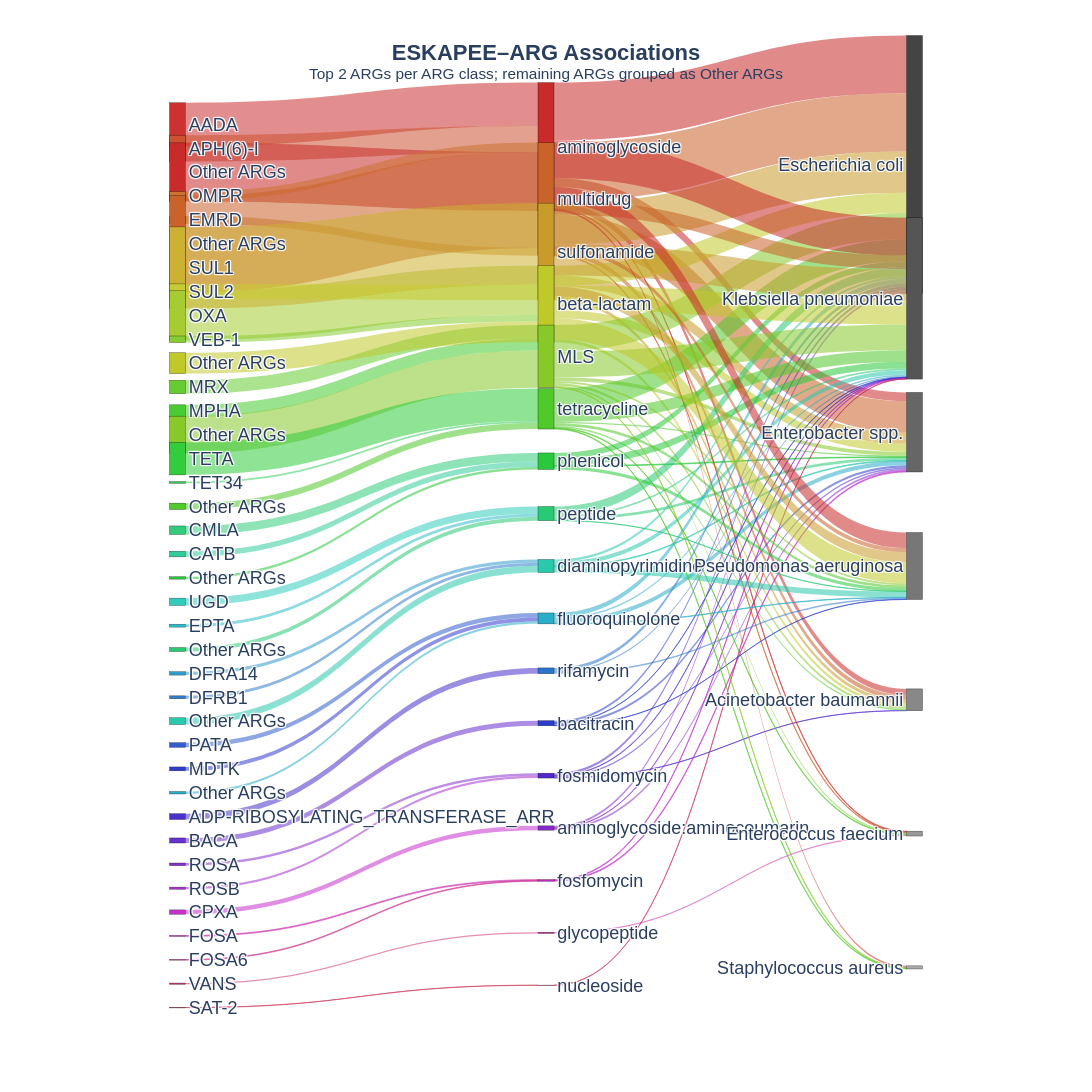

The notebook cell saved with this chart:
### Code cell
fig.update_layout(

    width=1100,

    height=2200,

    margin=dict(
        l=170,
        r=170,
        t=120,
        b=80
    ),

    font=dict(
        family="Arial",
        size=18
    ),

    paper_bgcolor="white",

    plot_bgcolor="white"
)


fig.show()

### Figure 1 — Plotly figure (JSON) as saved in the notebook; plotly's stock layout.template omitted (floating-point values rounded to 4 significant figures)
{"data": [{"arrangement": "fixed", "link": {"color": ["rgba(72,204,50,0.55)", "rgba(103,204,50,0.55)", "rgba(136,201,42,0.55)", "rgba(204,50,50,0.55)", "rgba(204,82,50,0.55)", "rgba(201,42,42,0.55)", "rgba(198,50,204,0.55)", "rgba(103,50,204,0.55)", "rgba(167,204,50,0.55)", "rgba(192,201,42,0.55)", "rgba(135,204,50,0.55)", "rgba(50,156,204,0.55)", "rgba(50,124,204,0.55)", "rgba(42,201,173,0.55)", "rgba(50,61,204,0.55)", "rgba(42,173,201,0.55)", "rgba(50,93,204,0.55)", "rgba(204,50,177,0.55)", "rgba(204,50,145,0.55)", "rgba(135,50,204,0.55)", "rgba(167,50,204,0.55)", "rgba(204,50,114,0.55)", "rgba(204,145,50,0.55)", "rgba(204,114,50,0.55)", "rgba(201,99,42,0.55)", "rgba(204,50,82,0.55)", "rgba(50,188,204,0.55)", "rgba(42,201,117,0.55)", "rgba(50,204,188,0.55)", "rgba(50,204,156,0.55)", "rgba(50,204,124,0.55)", "rgba(42,201,61,0.55)", "rgba(72,50,204,0.55)", "rgba(204,177,50,0.55)", "rgba(198,204,50,0.55)", "rgba(80,201,42,0.55)", "rgba(50,204,93,0.55)", "rgba(50,204,61,0.55)", "rgba(136,201,42,0.55)", "rgba(201,42,42,0.55)", "rgba(192,201,42,0.55)", "rgba(80,42,201,0.55)", "rgba(201,99,42,0.55)", "rgba(201,155,42,0.55)", "rgba(80,201,42,0.55)", "rgba(136,201,42,0.55)", "rgba(201,42,42,0.55)", "rgba(136,42,201,0.55)", "rgba(42,61,201,0.55)", "rgba(192,201,42,0.55)", "rgba(42,201,173,0.55)", "rgba(42,173,201,0.55)", "rgba(192,42,201,0.55)", "rgba(80,42,201,0.55)", "rgba(201,99,42,0.55)", "rgba(42,201,117,0.55)", "rgba(42,201,61,0.55)", "rgba(201,155,42,0.55)", "rgba(80,201,42,0.55)", "rgba(136,201,42,0.55)", "rgba(201,42,42,0.55)", "rgba(201,42,155,0.55)", "rgba(201,99,42,0.55)", "rgba(80,201,42,0.55)", "rgba(136,201,42,0.55)", "rgba(201,42,42,0.55)", "rgba(136,42,201,0.55)", "rgba(42,61,201,0.55)", "rgba(192,201,42,0.55)", "rgba(42,201,173,0.55)", "rgba(42,173,201,0.55)", "rgba(80,42,201,0.55)", "rgba(201,99,42,0.55)", "rgba(42,201,117,0.55)", "rgba(42,201,61,0.55)", "rgba(42,117,201,0.55)", "rgba(201,155,42,0.55)", "rgba(80,201,42,0.55)", "rgba(136,201,42,0.55)", "rgba(201,42,42,0.55)", "rgba(136,42,201,0.55)", "rgba(42,61,201,0.55)", "rgba(192,201,42,0.55)", "rgba(42,201,173,0.55)", "rgba(42,173,201,0.55)", "rgba(192,42,201,0.55)", "rgba(80,42,201,0.55)", "rgba(201,99,42,0.55)", "rgba(201,42,98,0.55)", "rgba(42,201,117,0.55)", "rgba(42,201,61,0.55)", "rgba(42,117,201,0.55)", "rgba(201,155,42,0.55)", "rgba(80,201,42,0.55)", "rgba(136,201,42,0.55)", "rgba(201,42,42,0.55)", "rgba(42,61,201,0.55)", "rgba(192,201,42,0.55)", "rgba(42,201,173,0.55)", "rgba(42,173,201,0.55)", "rgba(201,99,42,0.55)", "rgba(42,201,117,0.55)", "rgba(42,201,61,0.55)", "rgba(42,117,201,0.55)", "rgba(201,155,42,0.55)", "rgba(80,201,42,0.55)", "rgba(136,201,42,0.55)", "rgba(201,42,42,0.55)", "rgba(80,201,42,0.55)"], "hovertemplate": "<b>%{source.label}</b> → <b>%{target.label}</b><br>Read associations: %{value:,}<extra></extra>", "source": [12, 11, 13, 0, 1, 2, 33, 30, 8, 10, 9, 23, 24, 25, 27, 28, 26, 34, 35, 31, 32, 36, 4, 3, 5, 37, 21, 22, 20, 18, 17, 19, 29, 6, 7, 16, 15, 14, 42, 38, 41, 50, 39, 40, 43, 42, 38, 51, 49, 41, 46, 47, 52, 50, 39, 45, 44, 40, 43, 42, 38, 53, 39, 43, 42, 38, 51, 49, 41, 46, 47, 50, 39, 45, 44, 48, 40, 43, 42, 38, 51, 49, 41, 46, 47, 52, 50, 39, 54, 45, 44, 48, 40, 43, 42, 38, 49, 41, 46, 47, 39, 45, 44, 48, 40, 43, 42, 38, 43], "target": [42, 42, 42, 38, 38, 38, 51, 49, 41, 41, 41, 46, 46, 46, 47, 47, 47, 52, 52, 50, 50, 53, 39, 39, 39, 54, 45, 45, 45, 44, 44, 44, 48, 40, 40, 43, 43, 43, 59, 59, 59, 59, 59, 59, 59, 57, 57, 57, 57, 57, 57, 57, 57, 57, 57, 57, 57, 57, 57, 60, 60, 60, 60, 60, 55, 55, 55, 55, 55, 55, 55, 55, 55, 55, 55, 55, 55, 55, 56, 56, 56, 56, 56, 56, 56, 56, 56, 56, 56, 56, 56, 56, 56, 56, 58, 58, 58, 58, 58, 58, 58, 58, 58, 58, 58, 58, 61, 61, 61], "value": [50, 55, 153, 179, 108, 242, 18, 21, 203, 86, 27, 14, 12, 28, 16, 10, 19, 4, 3, 11, 9, 5, 32, 37, 397, 1, 12, 16, 30, 23, 35, 10, 24, 336, 63, 26, 7, 134, 10, 25, 13, 1, 20, 14, 7, 15, 36, 8, 9, 34, 3, 17, 4, 7, 130, 12, 3, 45, 5, 6, 3, 5, 3, 3, 109, 238, 9, 10, 83, 10, 20, 10, 240, 37, 25, 13, 170, 90, 106, 156, 1, 1, 100, 17, 6, 3, 2, 56, 1, 8, 27, 5, 128, 48, 9, 64, 1, 86, 24, 2, 17, 1, 13, 6, 42, 11, 3, 7, 3]}, "node": {"color": ["#cc3232", "#cc5232", "#c92a2a", "#cc7232", "#cc9132", "#c9632a", "#ccb132", "#c6cc32", "#a7cc32", "#87cc32", "#c0c92a", "#67cc32", "#48cc32", "#88c92a", "#32cc3d", "#32cc5d", "#50c92a", "#32cc7c", "#32cc9c", "#2ac93d", "#32ccbc", "#32bccc", "#2ac975", "#329ccc", "#327ccc", "#2ac9ad", "#325dcc", "#323dcc", "#2aadc9", "#4832cc", "#6732cc", "#8732cc", "#a732cc", "#c632cc", "#cc32b1", "#cc3291", "#cc3272", "#cc3252", "#c92a2a", "#c9632a", "#c99b2a", "#c0c92a", "#88c92a", "#50c92a", "#2ac93d", "#2ac975", "#2ac9ad", "#2aadc9", "#2a75c9", "#2a3dc9", "#502ac9", "#882ac9", "#c02ac9", "#c92a9b", "#c92a62", "#444444", "#555555", "#666666", "#777777", "#888888", "#999999", "#AAAAAA"], "hovertemplate": "<b>%{label}</b><extra></extra>", "label": ["AADA", "APH(6)-I", "Other ARGs", "OMPR", "EMRD", "Other ARGs", "SUL1", "SUL2", "OXA", "VEB-1", "Other ARGs", "MRX", "MPHA", "Other ARGs", "TETA", "TET34", "Other ARGs", "CMLA", "CATB", "Other ARGs", "UGD", "EPTA", "Other ARGs", "DFRA14", "DFRB1", "Other ARGs", "PATA", "MDTK", "Other ARGs", "ADP-RIBOSYLATING_TRANSFERASE_ARR", "BACA", "ROSA", "ROSB", "CPXA", "FOSA", "FOSA6", "VANS", "SAT-2", "aminoglycoside", "multidrug", "sulfonamide", "beta-lactam", "MLS", "tetracycline", "phenicol", "peptide", "diaminopyrimidine", "fluoroquinolone", "rifamycin", "bacitracin", "fosmidomycin", "aminoglycoside:aminocoumarin", "fosfomycin", "glycopeptide", "nucleoside", "Escherichia coli", "Klebsiella pneumoniae", "Enterobacter spp.", "Pseudomonas aeruginosa", "Acinetobacter baumannii", "Enterococcus faecium", "Staphylococcus aureus"], "line": {"color": "rgba(0,0,0,0.6)", "width": 0.5}, "pad": 8, "thickness": 16, "x": [0.01, 0.01, 0.01, 0.01, 0.01, 0.01, 0.01, 0.01, 0.01, 0.01, 0.01, 0.01, 0.01, 0.01, 0.01, 0.01, 0.01, 0.01, 0.01, 0.01, 0.01, 0.01, 0.01, 0.01, 0.01, 0.01, 0.01, 0.01, 0.01, 0.01, 0.01, 0.01, 0.01, 0.01, 0.01, 0.01, 0.01, 0.01, 0.5, 0.5, 0.5, 0.5, 0.5, 0.5, 0.5, 0.5, 0.5, 0.5, 0.5, 0.5, 0.5, 0.5, 0.5, 0.5, 0.5, 0.99, 0.99, 0.99, 0.99, 0.99, 0.99, 0.99], "y": [0.005, 0.03176, 0.05851, 0.08527, 0.112, 0.1388, 0.1655, 0.1923, 0.2191, 0.2458, 0.2726, 0.2993, 0.3261, 0.3528, 0.3796, 0.4064, 0.4331, 0.4599, 0.4866, 0.5134, 0.5401, 0.5669, 0.5936, 0.6204, 0.6472, 0.6739, 0.7007, 0.7274, 0.7542, 0.7809, 0.8077, 0.8345, 0.8612, 0.888, 0.9147, 0.9415, 0.9682, 0.995, 0.03, 0.08875, 0.1475, 0.2062, 0.265, 0.3237, 0.3825, 0.4413, 0.5, 0.5587, 0.6175, 0.6763, 0.735, 0.7937, 0.8525, 0.9113, 0.97, 0.05, 0.2, 0.35, 0.5, 0.65, 0.8, 0.95]}, "type": "sankey"}], "layout": {"annotations": [{"font": {"size": 18}, "showarrow": false, "text": "<b>ARGs</b>", "x": 0.01, "xanchor": "left", "xref": "paper", "y": 1.2, "yref": "paper"}, {"font": {"size": 18}, "showarrow": false, "text": "<b>ARG Class</b>", "x": 0.5, "xanchor": "center", "xref": "paper", "y": 1.2, "yref": "paper"}, {"font": {"size": 18}, "showarrow": false, "text": "<b>ESKAPEE Pathogens</b>", "x": 0.99, "xanchor": "right", "xref": "paper", "y": 1.2, "yref": "paper"}], "font": {"family": "Arial", "size": 18}, "height": 2200, "margin": {"b": 80, "l": 170, "r": 170, "t": 120}, "paper_bgcolor": "white", "plot_bgcolor": "white", "title": {"font": {"size": 22}, "text": "<b>ESKAPEE–ARG Associations</b><br><sup>Top 2 ARGs per ARG class; remaining ARGs grouped as Other ARGs</sup>", "x": 0.5, "xanchor": "center"}, "width": 1100}}
